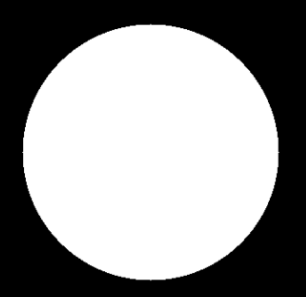
#> input picture Screenshot 2025-02-13 154057.png, 306 x 297 px, found by its file name
$ python main.py
#> lines starting #> are read from the running program, lines starting #| are printed output that depends on the picture
import cv2

path1 = r'C:\Users\MSI-PC\OneDrive - Hanoi University of Science and Technology\Pictures\Screenshots\Screenshot 2025-02-13 154057.png'
path2 = r'C:\Users\MSI-PC\OneDrive - Hanoi University of Science and Technology\Pictures\Screenshots\Screenshot 2025-02-13 153437.png'

img1 = cv2.imread(path1)
#> img1 is the input picture: shape (297, 306, 3); min 0, max 255, mean 144.3
img2 = cv2.imread(path2)
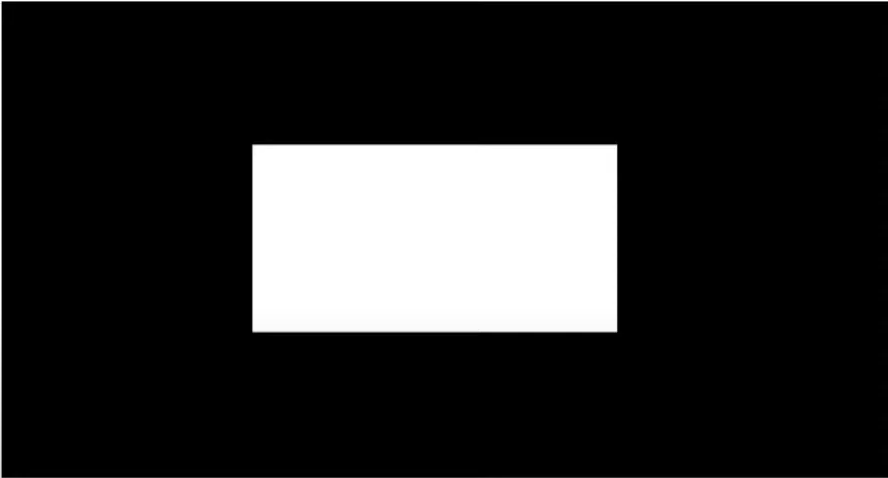
#> input picture Screenshot 2025-02-13 153437.png, 888 x 478 px, found by its file name
#> img2 is the input picture: shape (478, 888, 3); min 0, max 255, mean 42.4

if img1 is None or img2 is None:
    print("Lỗi: Không thể đọc ảnh, kiểm tra đường dẫn!")
    exit()

height = min(img1.shape[0], img2.shape[0])
#> height = 297
width = min(img1.shape[1], img2.shape[1])
#> width = 306

img1_resized = cv2.resize(img1, (width, height))
img2_resized = cv2.resize(img2, (width, height))
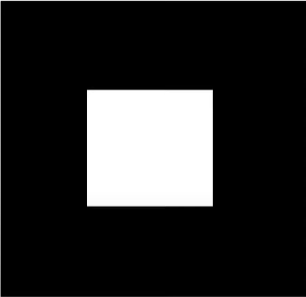
#> img2_resized: shape (297, 306, 3); min 0, max 255, mean 42.4

img1_gray = cv2.cvtColor(img1_resized, cv2.COLOR_BGR2GRAY)
img2_gray = cv2.cvtColor(img2_resized, cv2.COLOR_BGR2GRAY)

bitwise_and = cv2.bitwise_and(img1_gray, img2_gray)  # Phép AND
bitwise_or = cv2.bitwise_or(img1_gray, img2_gray)    # Phép OR
bitwise_xor = cv2.bitwise_xor(img1_gray, img2_gray)  # Phép XOR
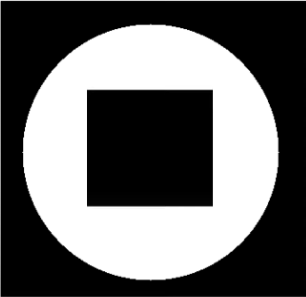
#> bitwise_xor: shape (297, 306); min 0, max 255, mean 104.6
bitwise_not1 = cv2.bitwise_not(img1_gray)            # Phép NOT trên ảnh 1
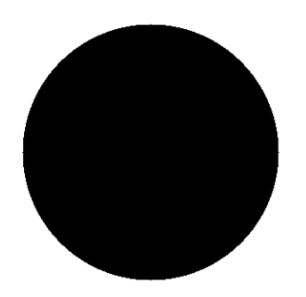
#> bitwise_not1: shape (297, 306); min 0, max 255, mean 110.7
bitwise_not2 = cv2.bitwise_not(img2_gray)            # Phép NOT trên ảnh 2
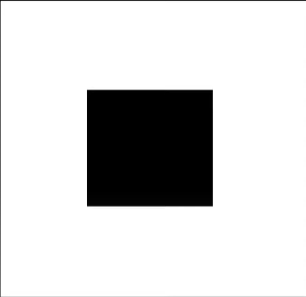
#> bitwise_not2: shape (297, 306); min 0, max 255, mean 212.6

cv2.imshow("Ảnh 1 (Grayscale)", img1_gray)
cv2.imshow("Ảnh 2 (Grayscale)", img2_gray)
cv2.imshow("Bitwise AND", bitwise_and)
cv2.imshow("Bitwise OR", bitwise_or)
cv2.imshow("Bitwise XOR", bitwise_xor)
cv2.imshow("Bitwise NOT (Image 1)", bitwise_not1)
cv2.imshow("Bitwise NOT (Image 2)", bitwise_not2)

if cv2.waitKey(0) & 0xFF == 27:
#> (key Esc is pressed here)
    cv2.destroyAllWindows()
